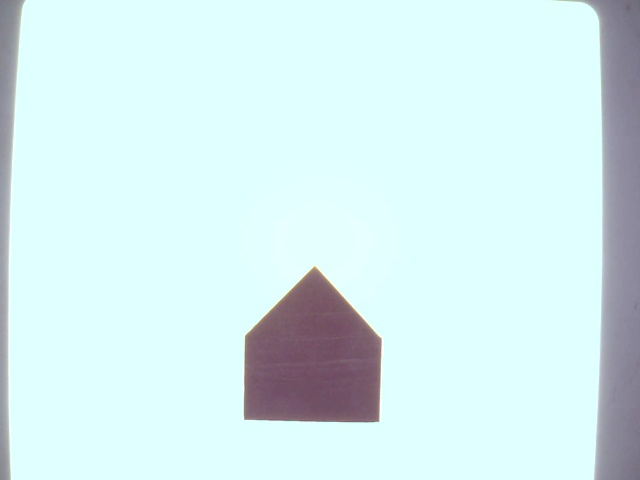
#> input picture ROI Testing/captured.jpg, 640 x 480 px, found by its file name
$ python test1.py
#> lines starting #> are read from the running program, lines starting #| are printed output that depends on the picture; after the words box and inside, x2 and y2 are one past the last pixel; in counts of white or black regions, pixels touching at a corner belong together
import cv2
import numpy as np
from matplotlib import pyplot as plt

#Read Image of the Object
img = cv2.imread("C:\\Users\\Jimit\\Desktop\\Project\\captured.jpg")
#> img is the input picture: shape (480, 640, 3); mean B, G, R 239.3, 237.5, 212.6
cv2.imshow('Original Image', img)
cv2.waitKey(0)


#Convert Image To GrayScale
gray = cv2.cvtColor(img, cv2.COLOR_BGR2GRAY)
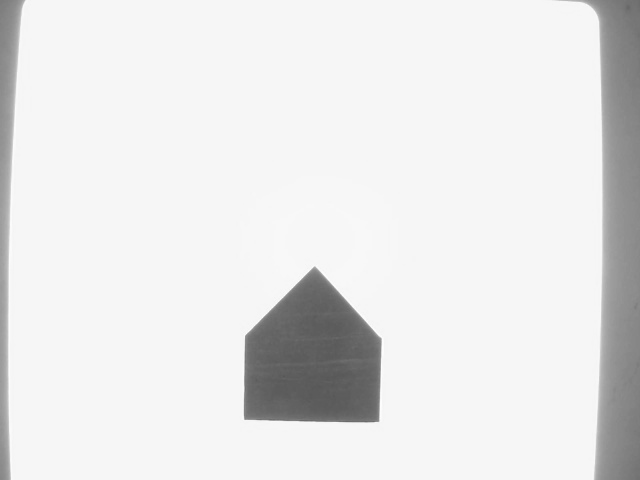
#> gray: shape (480, 640); min 87, max 254, mean 230.5
cv2.imshow('Gray', gray)
cv2.waitKey(0)


#Binary Thresholding
ret, thresh = cv2.threshold(gray, 150, 255, cv2.THRESH_BINARY_INV)
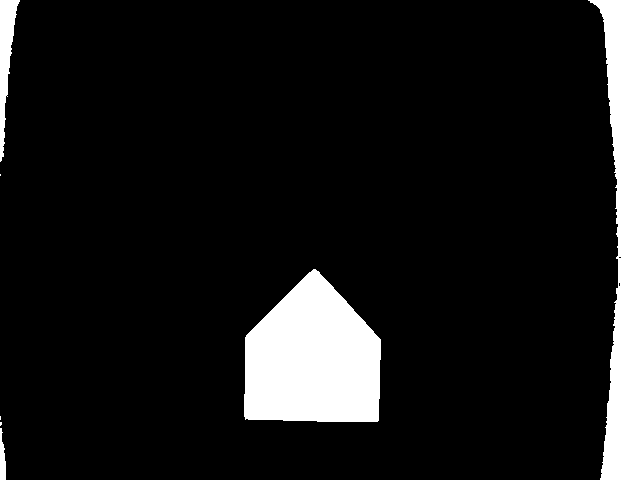
#> thresh: shape (480, 640); 10.4% white; 7 white regions (3 under 20 px), largest, box (x1, y1, x2, y2) and area: (244, 269, 381, 422) 16078, (588, 0, 640, 480) 14121, (0, 0, 20, 162) 1461, (0, 428, 6, 480) 227
cv2.imshow('Binary Image', thresh)
cv2.waitKey(0)

#Crop Image
cropped = thresh[150:640, 150:500]
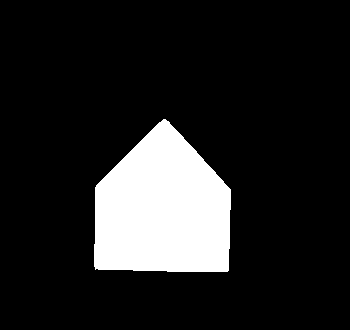
#> cropped: shape (330, 350); 13.9% white; 1 white region, box (x1, y1, x2, y2) and area: (94, 119, 231, 272) 16078
cv2.imshow('Cropped Image', cropped)
cv2.waitKey(0)


#Edge Detection
edges = cv2.Canny(cropped, 100, 200)
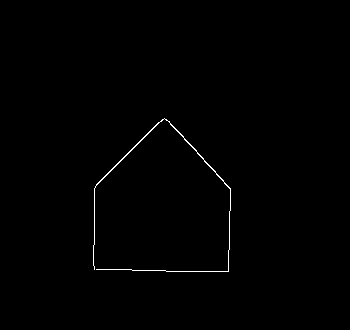
#> edges: shape (330, 350); 0.49% white in thin lines or dots, all inside (x1, y1, x2, y2) = (93, 118, 231, 272)
cv2.imshow('Edges', edges)
cv2.waitKey(0)

#find contours
ctrs, hier = cv2.findContours(cropped, cv2.RETR_TREE, cv2.CHAIN_APPROX_SIMPLE)
#> ctrs = 1 contour; box (x1, y1, x2, y2) and area: (94, 119, 231, 272) 15858

#Sort Contours
sorted_ctrs = sorted(ctrs, key=lambda ctr: cv2.boundingRect(ctr)[0] + cv2.boundingRect(ctr)[1] * cropped.shape[1])
#> sorted_ctrs has the same summary as ctrs


#ROI
for i, ctr in enumerate(sorted_ctrs):
    # Get bounding box
    x, y, w, h = cv2.boundingRect(ctr)

    # Getting ROI
    roi = cropped[y:y + h, x:x + w]

    # show ROI
    # cv2.imshow('segment no:'+str(i),roi)
    cv2.rectangle(cropped , (x, y), (x + w, y + h), (90, 0, 255), 2)
#> this loop made 1 pass
#> (x, y, w, h) on pass 1: (94, 119, 137, 153)
#> pass 1, `roi = cropped[y:y + h, x:x + w]`:
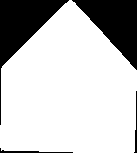
#> roi: shape (153, 137); 76.7% white; 4 black regions, box (x1, y1, x2, y2) and area: (0, 0, 69, 125) 2407, (72, 0, 137, 70) 2273, (0, 148, 73, 153) 117, (134, 91, 137, 153) 86
#> after the loop:
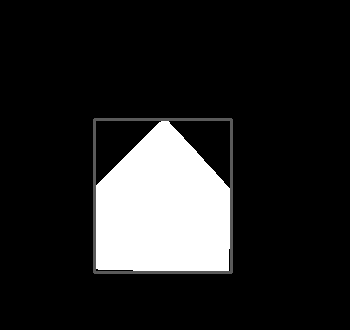
#> cropped: shape (330, 350); 1.5% of pixels changed, all inside (x1, y1, x2, y2) = (93, 118, 233, 274)


cv2.imshow('marked areas', cropped)
cv2.waitKey(0)

$ run again, with ROI Testing/lmao.jpg copied over ROI Testing/captured.jpg
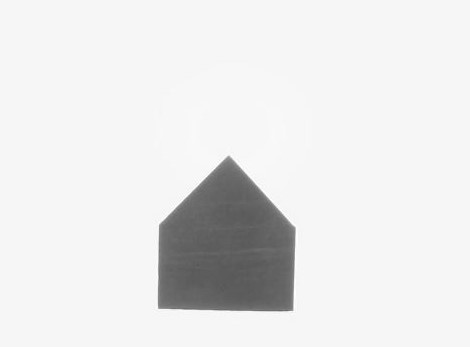
#> input picture ROI Testing/lmao.jpg, 470 x 347 px, found by its file name
#> img is the input picture: shape (347, 470, 3); min 87, max 255, mean 231.7
#> `ret, thresh = cv2.threshold(gray, 150, 255, cv2.THRESH_BINARY_INV)`:
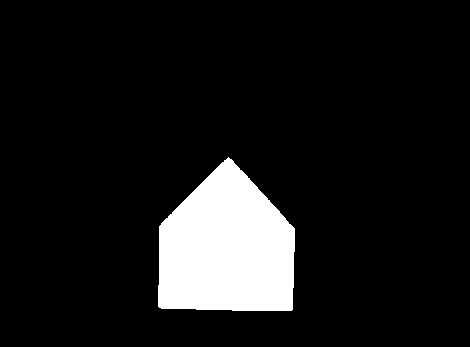
#> thresh: shape (347, 470); 9.9% white; 1 white region, box (x1, y1, x2, y2) and area: (158, 157, 295, 311) 16074
#> edges: shape (197, 320); 0.87% white in thin lines or dots, all inside (x1, y1, x2, y2) = (7, 7, 145, 161)
#> ctrs = 1 contour; box (x1, y1, x2, y2) and area: (8, 7, 145, 161) 15851
#> sorted_ctrs has the same summary as ctrs
#> the loop `for i, ctr in enumerate(sorted_ctrs):` made 1 pass
#> (x, y, w, h) on pass 1: (8, 7, 137, 154)
#> after the loop `for i, ctr in enumerate(sorted_ctrs):`:
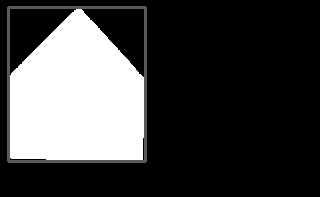
#> cropped: shape (197, 320); min 0, max 255, mean 66.7
